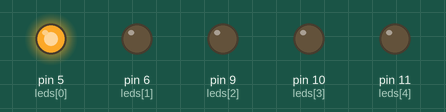
Recording of a sketch running on a simulated Arduino Uno, built with avr-gcc and run on an emulated ATmega328P. On the bench: output pins drawn as LEDs (lit = HIGH).

Above: at 0.05 s.
At 0.3 s:
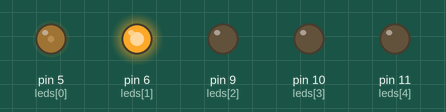
At 0.6 s:
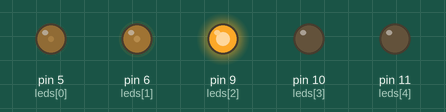
At 1.15 s:
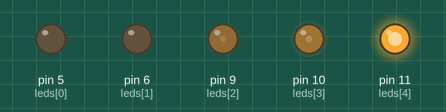
At 1.7 s:
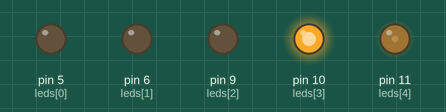
At 2.25 s:
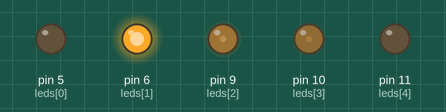
Timing chart, 0 to 5.2 s (numbered marks = the images above):
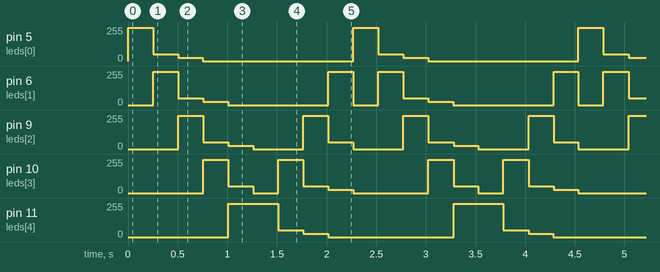

The sketch:

fade.ino
```cpp
int leds[] = {5,6,9,10,11};           // ledi
int brightness = 0;    // kirkkausaste == aallon pituus on 0
int fadeAmount = 5;    // kuinka paljon kirkastuu kerrallaan
int u=0;
void setup() {
  for(int i=0;i<5;i++) {
    pinMode(leds[i], OUTPUT);
  }

}
void cleanLeds() {
  for(int i=0;i<5;i++) {
    analogWrite(leds[i], 0);
  }
}
void loop() {
  for(u=0;u<5;u++) {
    cleanLeds();
    for(int br=0;br<255;br=br+fadeAmount) {
      analogWrite(leds[u], br);
      if((u-1)>-1) analogWrite(leds[u-1], (int) (br/5));
      if((u-2)>-1) analogWrite(leds[u-2], (int) (br/10));
    }
    delay(250);
  }

  for(u=4;u>-0;u--) {
    cleanLeds();
    for(int br=0;br<255;br=br+fadeAmount) {
      analogWrite(leds[u], br);
      if((u+1)<5) analogWrite(leds[u+1], (int) (br/5));
      if((u+2)<5) analogWrite(leds[u+2], (int) (br/10));
    }
    delay(250);
  }
}
```

Measured:
- by itself, pin 5 (leds[0]): repeats every 2.3 s: 50/255 0.25 s, 25/255 0.25 s, 0/255 1.5 s, 250/255 0.25 s
- by itself, pin 6 (leds[1]): repeats every 2.3 s: 50/255 0.25 s, 25/255 0.25 s, 0/255 1.0 s, 250/255 0.25 s, 0/255 0.25 s, 250/255 0.25 s
- by itself, pin 11 (leds[4]): repeats every 2.3 s: 50/255 0.25 s, 25/255 0.25 s, 0/255 1.3 s, 250/255 0.50 s
- by itself, pin 9 (leds[2]): repeats every 2.3 s: 50/255 0.25 s, 25/255 0.25 s, 0/255 0.50 s, 250/255 0.25 s, 50/255 0.25 s, 0/255 0.50 s, 250/255 0.25 s
- by itself, pin 10 (leds[3]): repeats every 2.3 s: 50/255 0.25 s, 0/255 0.25 s, 250/255 0.25 s, 50/255 0.25 s, 25/255 0.25 s, 0/255 0.76 s, 250/255 0.25 s
